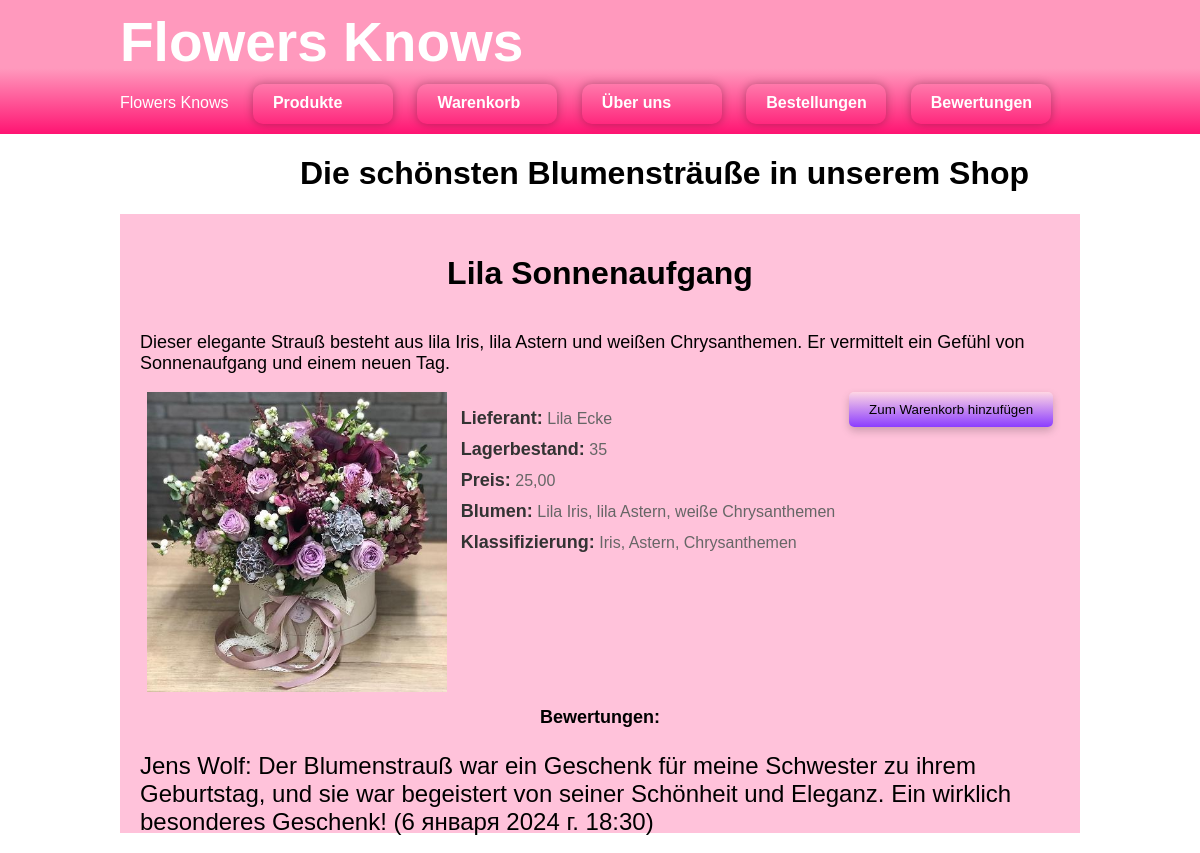
Page /product/3/ on the committed database.
### wineshop/models.py (models this page shows, shortened)
class Товары(models.Model):
    title = models.CharField(max_length=100)
    description = models.TextField()
    image = models.ImageField(upload_to='')
    country = models.CharField(max_length=50)
    region = models.CharField(max_length=50)
    supplier_company = models.CharField(max_length=100)
    stock_quantity = models.PositiveIntegerField()
    price = models.DecimalField(max_digits=10, decimal_places=2)
    harvest_year = models.PositiveIntegerField()
    color = models.CharField(max_length=50)
    variety = models.CharField(max_length=50)
    taste = models.CharField(max_length=50)
    classification = models.CharField(max_length=50)

class Отзыв(models.Model):
    пользователь = models.ForeignKey(User, on_delete=models.CASCADE)
    товар = models.ForeignKey(Товары, on_delete=models.CASCADE, related_name='отзывы')
    имя = models.CharField(max_length=255)
    фамилия = models.CharField(max_length=255)
    текст = models.TextField()
    дата_отзыва = models.DateTimeField(auto_now_add=True)

### wineshop/views.py (the view)
# urls.py: path('product/<int:product_id>/', views.product_details, name='product_details'),
def product_details(request, product_id):
    product = get_object_or_404(Товары, pk=product_id)
    return render(request, 'product_details.html', {'product': product})

### templates/product_details.html (shortened to what this page needs)
<!DOCTYPE html>
{% load static %}
<html lang="en">
	<head>
		<link href="{% static 'style/style.css' %}" rel="stylesheet" type="text/css" media="all ">
	</head>
	<body>
    <header class="red-header">
        <div class="container">
            <h1>Flowers Knows</h1>
            <nav>
                <ul>
                   <li><a  href="/">Flowers Knows</a></li>
                    <li><a class="normal" href="../tovary/">Produkte</a></li>
                    <li><a class="normal" href="../корзина/">Warenkorb</a></li>
                    <li><a class="normal" href="../aboutus/">Über uns</a></li>
                    <li><a  class="normal" href=  "../все_заказы/">Bestellungen</a></li>
                     <li><a  class="normal" href= "../review/">Bewertungen</a></li>
                </ul>
            </nav>
        </div>
    </header>
    <div class="container">
        <div class="text_holder">
         <h1 style=" margin-left:180px;" > Die schönsten Blumensträuße in unserem Shop </h1>
    </div>
    </div>
    <div class="container">
        <div class="card_holder" style=" background-color: #ff7aaf75; padding: 20px 20px; margin-bottom:20px;">
            <h1>{{ product.title }}</h1>
    <p  style="font-size: 18px;" >{{ product.description }}</p>
    <img style="
     height: 300px;
    width: 300px;"
         src="{{ product.image.url }}" alt="{{ product.title }}">
<ul style="list-style-type: none; padding: 0;">
    <li style="margin-bottom: 10px;">
        <strong style="color: #333; font-size: 18px;">Lieferant:</strong>
        <span style="color: #666; font-size: 16px;">{{ product.supplier_company }}</span>
    </li>
    <li style="margin-bottom: 10px;">
        <strong style="color: #333; font-size: 18px;">Lagerbestand:</strong>
        <span style="color: #666; font-size: 16px;">{{ product.stock_quantity }}</span>
    </li>
    <li style="margin-bottom: 10px;">
        <strong style="color: #333; font-size: 18px;">Preis:</strong>
        <span style="color: #666; font-size: 16px;">{{ product.price }}</span>
    </li>
    <li style="margin-bottom: 10px;">
        <strong style="color: #333; font-size: 18px;">Blumen:</strong>
        <span style="color: #666; font-size: 16px;">{{ product.color }}</span>
    </li>
    <li style="margin-bottom: 10px;">
        <strong style="color: #333; font-size: 18px;">Klassifizierung:</strong>
        <span style="color: #666; font-size: 16px;">{{ product.classification }}</span>
    </li>
</ul>
    <form method="post" action="{% url 'добавить_в_корзину' product.id %}">
        <button type="submit" style="background: linear-gradient(0deg, #8b3dff 0%, #ffd6e4 100%); border: none; box-shadow: 0 4px 8px rgba(0, 0, 0, 0.2);
        color: white; padding: 10px 20px; text-align: center; text-decoration:
        none; display: inline-block;  cursor: pointer;
         border-radius: 5px;  color: black;">Zum Warenkorb hinzufügen</button>
    </form>
            <div class="rew">
                <h2 style="  text-align: center; font-size: 18px;" >Bewertungen:</h2>
    {% for отзыв in product.отзывы.all %}
        <p style=" font-size: 24px; margin-bottom:-23px;" > {{ отзыв.имя }}: {{ отзыв.текст }} ({{ отзыв.дата_отзыва }})</p>
    {% endfor %}
            </div>
        </div>
    </div>
</body>
</html>

### static/style/style.css (style rules this page uses)
body { margin: 0; padding: 0; font-family: 'Arial', sans-serif; background-image: url('https://kartinki.pics/uploads/posts/2022-12/1670054805_1-kartinkin-net-p-belii-fon-s-tsvetami-po-krayam-instagram-1.jpg'); background-size: cover; background-attachment: fixed; background-repeat: no-repeat; }
.container { width: 80%; margin: 0 auto; }
header { display: flex; justify-content: space-between; align-items: center; background: linear-gradient(0deg, #ff1472 0%, #ff99bd 49%); color: #fff; padding: 10px 0; }
header h1 { font-size: 55px; margin: 0; }
nav ul { list-style: none; text-decoration: none; color: #fff; margin: 0; padding: 0; }
nav ul li { margin-top: 10px; display: inline-block; margin-right: 20px; }
nav ul li a { text-decoration: none; color: #fff; }
.normal { text-decoration: none; padding: 10px 20px; display: inline-block; height: 20px; width: 100px; color: #ffffff; font-size: 16px; font-weight: bold; cursor: pointer; border-radius: 10px; box-shadow: 0 0 10px rgba(0, 0, 0, 0.3); background-size: 400% 400%; }
.card_holder { display: flex; flex-wrap: wrap; justify-content: space-around; }

### rows in the picture
Товары: title "Lila Sonnenaufgang", description "Dieser elegante Strauß besteht aus lila Iris, lila Astern und weißen Chrysanthemen. Er vermittelt ein Gefühl von Sonnenaufgang und einem neuen Tag.", image (picture), supplier_company "Lila Ecke", stock_quantity "35", price "25,00", color "Lila Iris, lila Astern, weiße Chrysanthemen", classification "Iris, Astern, Chrysanthemen"
Отзыв: имя "Jens Wolf", текст "Der Blumenstrauß war ein Geschenk für meine Schwester zu ihrem Geburtstag, und sie war begeistert von seiner Schönheit und Eleganz. Ein wirklich besonderes Geschenk!", дата_отзыва "6 января 2024 г. 18:30"
